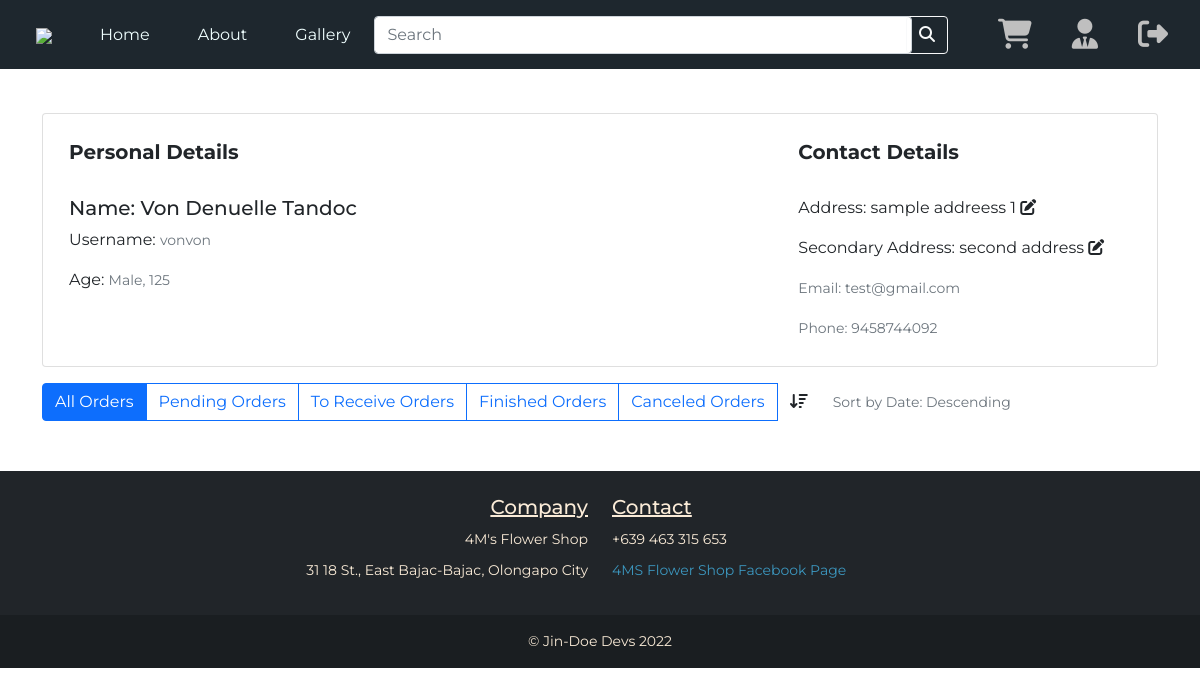
Screenshot of /profile (signed in) with the database file from the repository.
### tables this page shows
CREATE TABLE `users` (
  `id` int(11) NOT NULL,
  `firstname` varchar(255) NOT NULL,
  `middlename` varchar(255) NOT NULL,
  `lastname` varchar(255) NOT NULL,
  `age` int(11) NOT NULL,
  `gender` varchar(255) NOT NULL,
  `phone` bigint(20) NOT NULL,
  `email` varchar(255) NOT NULL,
  `address1` text NOT NULL,
  `address2` text NOT NULL DEFAULT 'None',
  `username` varchar(25) NOT NULL,
  `password` longtext NOT NULL
);

### profile.php (the view, shortened to what this page needs)
<?php include_once 'php/global/head.php'; ?>
<link rel="stylesheet" href="assets/css/navbar.css">
<link rel="stylesheet" href="css/profile.css">
<link href="https://cdn.jsdelivr.net/npm/bootstrap@5.1.3/dist/css/bootstrap.min.css" rel="stylesheet"
>
    </head>
<body>
    <?php include_once 'php/global/navbar.php'; ?>
    <div class="container">
        <br>
        <div class="card mb-3" style="max-width: 100%;">
            <div class="row g-0">
                <div class="col-md-8">
                    <div class="card-body">
                        <h5 style="font-weight:bold;">Personal Details</h5>
                        <br>
                        <?php
            require_once 'php/config.php';
                $sql ="SELECT * FROM users WHERE id =".$_SESSION['userid'];
                $query = $dbh -> query($sql);
                $results=$query->fetch(PDO::FETCH_ASSOC);
            ?>
                    <h5 class="card-text">Name:
                        <?php echo htmlspecialchars($results['firstname']). ' ' .
                        htmlspecialchars($results['middlename']). ' '.
                        htmlspecialchars($results['lastname']) ?>
                    </h5>
                    <p class="card-text">Username:
                        <small class="text-muted">
                            <?php echo htmlspecialchars($results['username'])?>
                        </small>
                    </p>
                    <p class="card-text">Age:
                        <small class="text-muted">
                            <?php echo htmlspecialchars($results['gender']). ', ' .
                            htmlspecialchars($results['age']) ?>
                        </small>
                    </p>
                    </div>
                </div>
                <div class="col-md-4">
                    <div class="card-body">
                        <h5 style="font-weight:bold;">Contact Details</h5>
                        <br>
                        <p class="card-text edit_first_address">Address:
                            <?php echo htmlspecialchars($results['address1'])?>
                            <i id="firstAddress" class="fa-solid fa-pen-to-square"></i>
                        </p>
                        <p class="card-text edit_second_address">Secondary Address:
                            <?php echo htmlspecialchars($results['address2'])?>
                            <i id="secondAddress" class="fa-solid fa-pen-to-square"></i>
                        </p>
                        <p class="card-text">
                            <small class="text-muted">Email:
                                <?php echo htmlspecialchars($results['email'])?>
                            </small>
                        </p>
                        <p class="card-text">
                            <small class="text-muted">Phone:
                                <?php echo htmlspecialchars($results['phone'])?>
                            </small>
                        </p>
                    </div>
                </div>
            </div>
        </div>
        <div class="btn-group" role="group" aria-label="Basic outlined example">
            <button type="button" id="all" class="btn btn-outline-primary active">All Orders</button>
            <button type="button" id="pending" class="btn btn-outline-primary">Pending Orders</button>
            <button type="button" id="receive" class="btn btn-outline-primary">To Receive Orders</button>
            <button type="button" id="finish" class="btn btn-outline-primary">Finished Orders</button>
            <button type="button" id="cancel" class="btn btn-outline-primary">Canceled Orders</button>
            <button type="button"  id="icon-sort" class="btn sort">
                <i class="fa-solid fa-arrow-down-wide-short"></i></button>
            <button type="button" id="text-sort" class="btn sort">
                <p class="card-text"><small class="text-muted">Sort by Date: Descending</small></p>
            </button>
        </div>
    </div>
    <?php include_once 'php/global/footer.php'; ?>
</body>
</html>

### assets/css/navbar.css (style rules this page uses)
* { font-family: 'Montserrat', sans-serif; }

### css/profile.css (style rules this page uses)
html { -webkit-box-sizing: border-box; -moz-box-sizing: border-box; box-sizing: border-box; }
* { padding: 0; margin: 0; }
body,h1,h2,h3,h4,h5,h6,p { font-family: 'Montserrat', sans-serif; }
.card { padding: 10px; margin-top: 20px; }
.fa-pen-to-square { cursor: pointer; }

### rows the page displays
users: firstname "Von", middlename "Denuelle", lastname "Tandoc", username "vonvon", gender "Male", age "125", address1 "sample addreess 1", address2 "second address", email "test@gmail.com", phone "9458744092"
